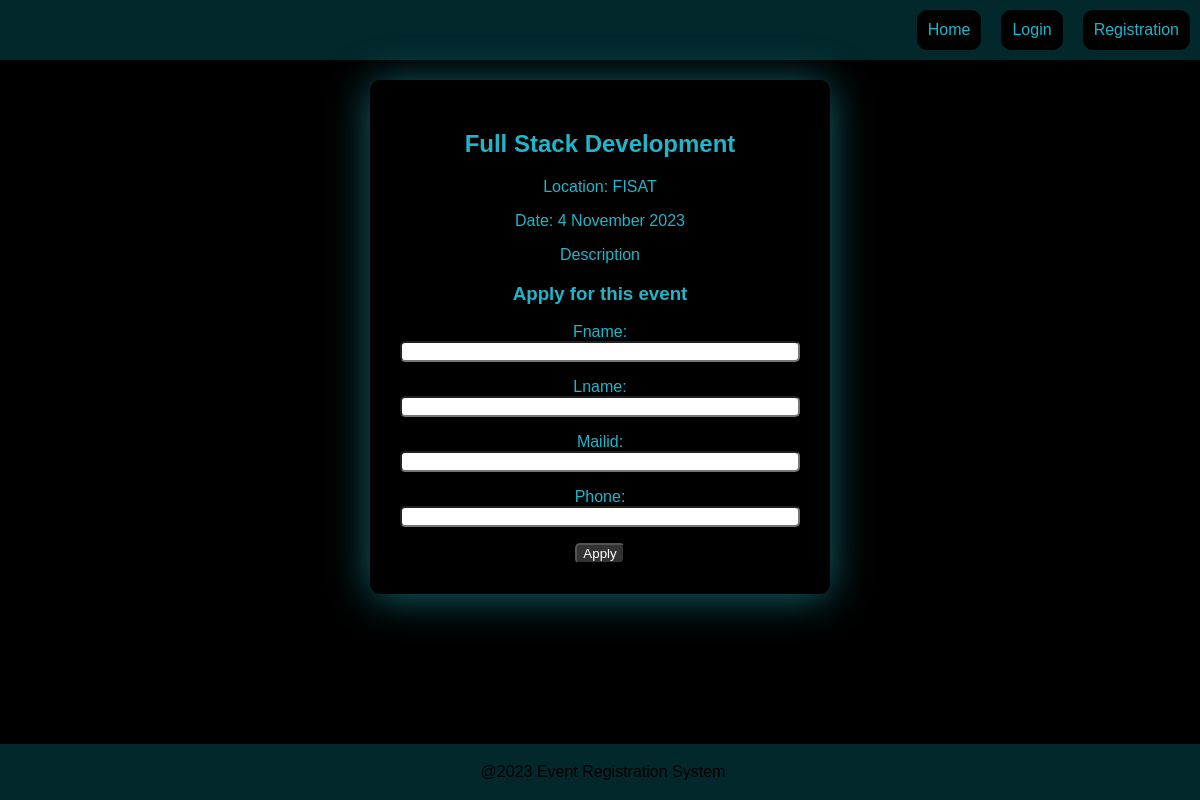
Screenshot of /event-details/2 with the database file from the repository.
### eventapp/models.py (models this page shows, shortened)
class Event(models.Model):
    event_title = models.CharField(max_length=120)
    location = models.CharField(max_length=70)
    date  = models.CharField(max_length=120)
    desc = models.TextField()

### eventapp/views.py (the view)
# urls.py: path('event-details/<int:pk>',views.eventdetail, name='eventdetail')
def eventdetail(request, pk):
    event_single = Event.objects.get(pk=pk)
    if request.method == 'POST':
        form = Applicantform(request.POST)
        if form.is_valid():
            applicant = form.save(commit=False)
            applicant.event = event_single
            applicant.save()
    form = Applicantform()
    context={
        'event' : event_single,
        'form' : form
    }
    return render(request,'eventapp/event1.html',context)

### eventapp/forms.py
class Applicantform(forms.ModelForm):
    class Meta:
        model = Applicant
        fields = ['fname', 'lname', 'mailid', 'phone']

### eventapp/templates/eventapp/event1.html (shortened to what this page needs)
<!DOCTYPE html>
{% load static %}
<html lang="en">
<head>
    <link rel="stylesheet" href="{% static 'style.css' %}">
</head>
<body>
    <header>
        <nav>
            <a class="nav-link" href="">Home</a>
            <a class="nav-link" href="">Login</a>
            <a class="nav-link" href="">Registration</a>
        </nav>
    </header>
    <section id="detail"  >
        <div class="detail-card">
            <h1>{{event.event_title}}</h1>
            <p>Location: {{event.location}}</p>
            <p>Date: {{event.date}}</p>
            <p>Description</p>
            <form action="{% url 'eventdetail' event.pk %}" method="POST">
                <h3>Apply for this event</h3>
                {{form.as_p}}
                <input  class="apply" type="submit" value="Apply" style="background-color: #333 ; color: white;">
            </form>
        </div>
    </section>
    <footer>
        <p>@2023 Event Registration System</p>
    </footer>
</body>
</html>

### eventapp/static/style.css (style rules this page uses)
header { background-color: #03282c; display: flex; justify-content: space-between; align-items: center; padding: 10px 10px; }
nav { display: flex; gap: 20px; }
.nav-link { color: #1eb6ca; background-color: #000000; text-decoration: none; border: 1px solid #000000; padding: 10px; border-radius: 10px; }
body { padding: 0; margin: 0; font-family: Arial, Helvetica, sans-serif; background-color: #000000; }
footer { background-color: #03282c; text-align: center; padding: 3px; position: absolute; bottom: 0; width: 100%; }
footer p { color: #000000; }
#detail { display: flex; justify-content: center; margin-top: 20px; margin-bottom: 20px; }
.detail-card { background-color: #000000; color: #1eb6ca; text-align: center; box-shadow: 0 3px 40px #1ea7b39a; padding: 30px; border-radius: 10px; width: 400px; }
input { display: inline-flex; box-sizing: border-box; border-radius: 5px; width: 100%; }
.apply { width: 50px; }

### rows the page displays
Event: event_title "Full Stack Development", location "FISAT", date "4 November 2023"
